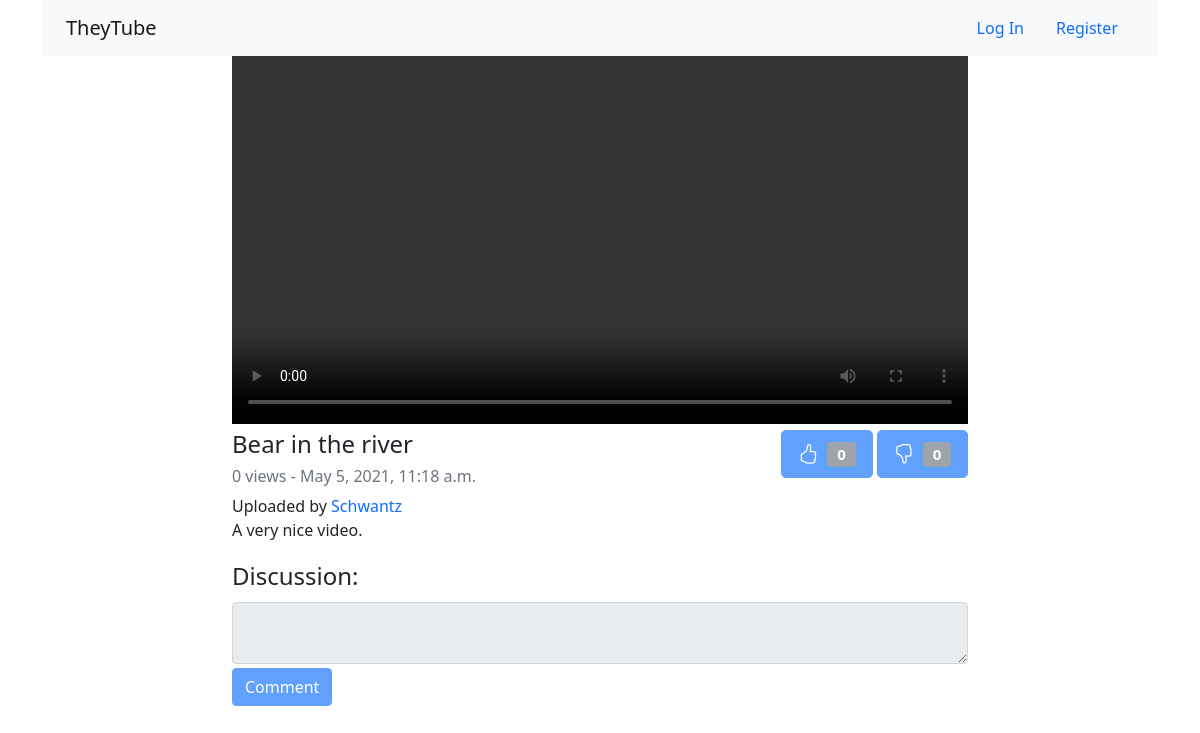
Before: /watch/2 with the older database file.
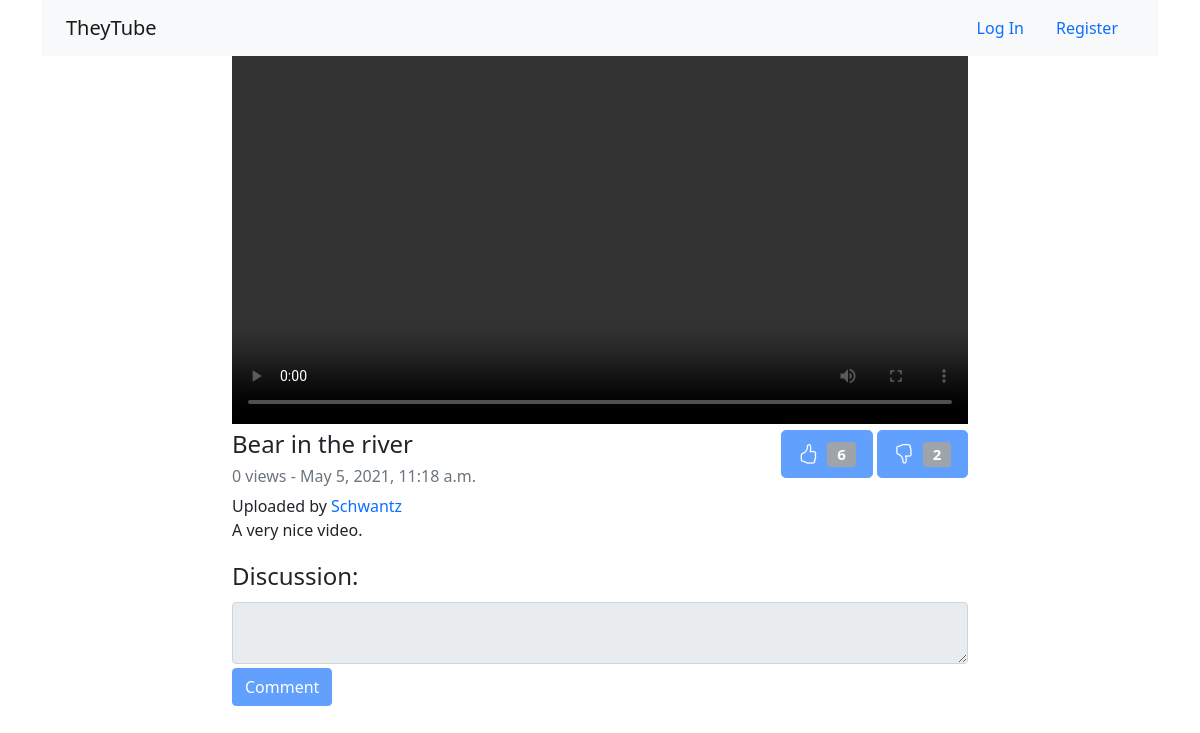
After: the same page with the newer database file.
### tube/models.py (models this page shows, shortened)
class Video(models.Model):
    title = models.CharField(max_length=100)
    description = models.TextField(max_length=5000, blank=True)
    video = models.FileField(upload_to='videos/')
    image = models.ImageField(upload_to='images/')
    CATEGORY_CHOICES = [
        ('ED', 'Education'),
        ('MU', 'Music'),
        ('NW', 'News'),
        ('OT', 'Other')
    ]
    category = models.CharField(
        max_length=2,
        choices=CATEGORY_CHOICES,
        default='OT',
    )
    VISIBILITY_CHOICES = [
        ('PU', 'Public'),
        ('PR', 'Private'),
    ]
    visibility = models.CharField(
        max_length=2,
        choices=VISIBILITY_CHOICES,
        default='PR',
    )
    user = models.ForeignKey(User, on_delete=models.CASCADE, related_name="videos")
    views = models.IntegerField(default=0)
    timestamp = models.DateTimeField(auto_now_add=True)
    likes = models.IntegerField(default=0)
    unlikes = models.IntegerField(default=0)
    togglers = models.ManyToManyField(User, blank=True, related_name="toggled")

class User(AbstractUser):
    pass

### tube/views.py (the view)
# urls.py: path("watch/<int:video_id>", views.watch, name="watch"),
def watch(request, video_id):
    video = Video.objects.get(id=video_id)
    return render(request, "tube/watch.html", {
        "video": video,
        "rated": video.togglers.filter(id=request.user.id).exists() # Just for disable like and unlike buttons in case user already rate this video
    })

### tube/templates/tube/watch.html (shortened to what this page needs)
{% extends "tube/layout.html" %}
{% load static %}
{% block body %}
    <div class="container">
        <div class="row">
            <div class="col-12">
                <nav class="navbar navbar-light bg-light">
                    <div class="container-fluid">
                        <a class="navbar-brand" href="#">TheyTube</a>
                        <nav class="nav">
                            {% if user.is_authenticated %}
                                <a class="nav-link" href="#">{{ user.username }}</a>
                                <a class="nav-link" href="{% url 'logout' %}">Log Out</a>
                            {% else %}
                                <a class="nav-link" href="{% url 'login' %}">Log In</a>
                                <a class="nav-link" href="{% url 'register' %}">Register</a>
                            {% endif %}
                        </nav>
                    </div>
                </nav>
            </div>
        </div>
        <div class="row justify-content-center">
            <div class="col-lg-8 col-md-10 col-sm-12">
                <video controls>
                    <source src="/media/{{video.video}}" type="video/mp4">
                </video>
            </div>
        </div>
        <div class="row justify-content-center">
            <div class="col-lg-8 col-md-10 col-sm-12 d-flex justify-content-between">
                <div>
                    <h4>{{video.title}}</h4>
                    <h6 class="text-muted">{{video.views}} views - {{video.timestamp}}</h6>
                    Uploaded by <a href="#" class="text-decoration-none">{{video.user.username}}</a>
                </div>
                <div>
                    <button type="button" class="btn btn-primary btn-lg" id="like_button" onclick="like_video('{{video.id}}')"
                    {% if not user.is_authenticated or rated %} disabled {% endif %}
                    >
                        <i class="bi bi-hand-thumbs-up me-1"></i>
                        <span class="badge bg-secondary">{{video.likes}}</span>
                    </button>
                    <button type="button" class="btn btn-primary btn-lg" id="unlike_button" onclick="unlike_video('{{video.id}}')"
                    {% if not user.is_authenticated or rated %} disabled {% endif %}
                    >
                        <i class="bi bi-hand-thumbs-down me-1"></i>
                        <span class="badge bg-secondary">{{video.unlikes}}</span>
                    </button>
                </div>
            </div>
        </div>
        <div class="row justify-content-center">
            <div class="col-lg-8 col-md-10 col-sm-12">
                <p>{{video.description}}</p>
            </div>
        </div>
        <div class="row justify-content-center">
            <div class="col-lg-8 col-md-10 col-sm-12">
                <form id="comment-form">
                    <fieldset
                    {% if not user.is_authenticated %} disabled {% endif %}>
                        <legend>Discussion:</legend>
                        <textarea class="form-control" id="comment"></textarea>
                        <input class="mt-1 btn btn-primary" id="comment-submit" type="submit" value="Comment">
                    </fieldset>
                </form>
            </div>
        </div>
{% endblock %}

### tube/templates/tube/layout.html (shortened to what this page needs)
{% load static %}
<!doctype html>
<html lang="en">
  <head>
    <link href="https://cdn.jsdelivr.net/npm/bootstrap@5.0.0-beta3/dist/css/bootstrap.min.css" rel="stylesheet">
    <link href="{% static 'tube/styles.css' %}" rel="stylesheet">
    <link rel="stylesheet" href="https://cdn.jsdelivr.net/npm/bootstrap-icons@1.4.0/font/bootstrap-icons.css">
  </head>
  <body>
    {% block body %}
    {% endblock %}
  </body>
</html>

### tube/static/tube/styles.css (style rules this page uses)
video { width: 100% !important; height: auto !important; }

Changed rows visible on the page:
changed Video "Bear in the river": likes "0" → "6"; unlikes "0" → "2"
